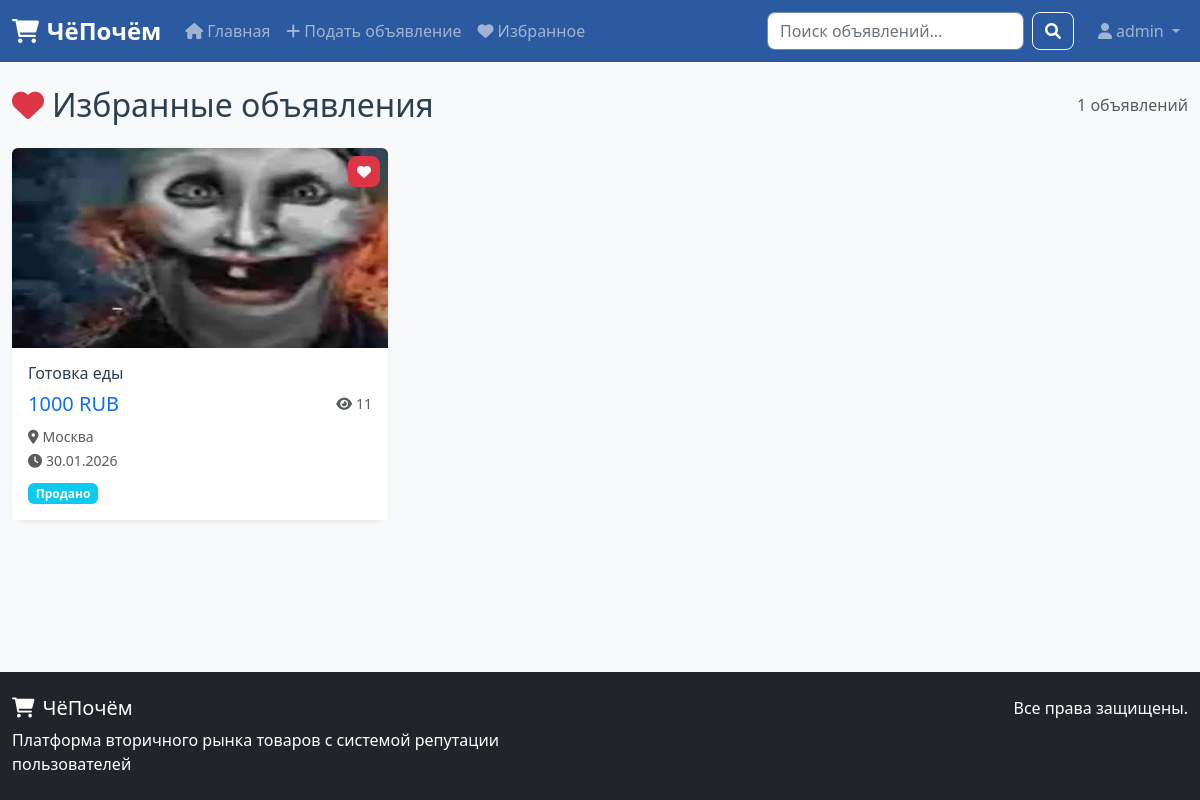
/favorites/ (signed in), run on the app's committed database.
### chepochem_app/models.py (models this page shows, shortened)
class User(AbstractUser):
    email = models.EmailField(unique=True, verbose_name="Электронная почта")
    phone = models.CharField(max_length=20, blank=True, verbose_name="Телефон")
    avatar = models.ImageField(upload_to='avatars/', blank=True, null=True, verbose_name="Аватар")
    is_verified = models.BooleanField(default=False, verbose_name="Подтвержден")
    is_active = models.BooleanField(default=True, verbose_name="Активен")
    role = models.ForeignKey(Role, on_delete=models.SET_DEFAULT, default=1, verbose_name="Роль")
    created_at = models.DateTimeField(default=timezone.now, verbose_name="Дата создания")
    updated_at = models.DateTimeField(default=timezone.now, verbose_name="Дата обновления")
    last_login = models.DateTimeField(blank=True, null=True, verbose_name="Последний вход")
    groups = models.ManyToManyField(
        'auth.Group',
        verbose_name='groups',
        blank=True,
        help_text='The groups this user belongs to.',
        related_name="chepochem_user_set",
        related_query_name="chepochem_user",
    )
    user_permissions = models.ManyToManyField(
        'auth.Permission',
        verbose_name='user permissions',
        blank=True,
        help_text='Specific permissions for this user.',
        related_name="chepochem_user_set",
        related_query_name="chepochem_user",
    )
    class Meta:
        verbose_name = "Пользователь"
        verbose_name_plural = "Пользователи"

class UserFavorite(models.Model):
    user = models.ForeignKey(User, on_delete=models.CASCADE, verbose_name="Пользователь")
    listing = models.ForeignKey(Listing, on_delete=models.CASCADE, verbose_name="Объявление")
    created_at = models.DateTimeField(default=timezone.now, verbose_name="Дата создания")
    class Meta:
        verbose_name = "Избранное объявление"
        verbose_name_plural = "Избранные объявления"
        unique_together = ['user', 'listing']

class Listing(models.Model):
    STATUS_CHOICES = [
        ('draft', 'Черновик'),
        ('pending', 'На модерации'),
        ('active', 'Активно'),
        ('paused', 'Приостановлено'),
        ('sold', 'Продано'),
        ('rejected', 'Отклонено'),
        ('expired', 'Истекло'),
    ]
    CONDITION_CHOICES = [
        ('new', 'Новое'),
        ('used', 'Б/у'),
        ('broken', 'Неисправное'),
        ('excellent', 'Отличное'),
    ]
    CURRENCY_CHOICES = [
        ('RUB', '₽ RUB (Российский рубль)'),
        ('USD', '$ USD (Доллар США)'),
        ('EUR', '€ EUR (Евро)'),
        ('KZT', '₸ KZT (Тенге)'),
        ('BYN', 'Br BYN (Белорусский рубль)'),
        ('UAH', '₴ UAH (Гривна)'),
    ]
    user = models.ForeignKey(User, on_delete=models.CASCADE, verbose_name="Пользователь")
    category = models.ForeignKey(Category, on_delete=models.CASCADE, verbose_name="Категория")
    title = models.CharField(max_length=255, verbose_name="Заголовок")
    description = models.TextField(verbose_name="Описание")
    price = models.DecimalField(max_digits=12, decimal_places=2, verbose_name="Цена")
    currency = models.CharField(max_length=3, choices=CURRENCY_CHOICES, default='RUB', verbose_name="Валюта")
    condition = models.CharField(max_length=20, choices=CONDITION_CHOICES, default='used', verbose_name="Состояние")
    status = models.CharField(max_length=20, choices=STATUS_CHOICES, default='draft', verbose_name="Статус")
    location = models.CharField(max_length=255, verbose_name="Местоположение")
    latitude = models.DecimalField(max_digits=10, decimal_places=8, blank=True, null=True, verbose_name="Широта")
    longitude = models.DecimalField(max_digits=11, decimal_places=8, blank=True, null=True, verbose_name="Долгота")
    is_negotiable = models.BooleanField(default=True, verbose_name="Торгуется")
    is_urgent = models.BooleanField(default=False, verbose_name="Срочное")
    views_count = models.IntegerField(default=0, verbose_name="Количество просмотров")
    favorites_count = models.IntegerField(default=0, verbose_name="Количество избранных")
    created_at = models.DateTimeField(default=timezone.now, verbose_name="Дата создания")
    updated_at = models.DateTimeField(default=timezone.now, verbose_name="Дата обновления")
    published_at = models.DateTimeField(blank=True, null=True, verbose_name="Дата публикации")
    expires_at = models.DateTimeField(blank=True, null=True, verbose_name="Дата истечения")
    class Meta:
        verbose_name = "Объявление"
        verbose_name_plural = "Объявления"
        ordering = ['-created_at']

class ListingImage(models.Model):
    listing = models.ForeignKey(Listing, on_delete=models.CASCADE, verbose_name="Объявление")
    image = models.ImageField(upload_to='listings/', verbose_name="Изображение")
    thumbnail = models.ImageField(upload_to='listings/thumbnails/', blank=True, null=True, verbose_name="Миниатюра")
    alt_text = models.CharField(max_length=255, blank=True, verbose_name="Альтернативный текст")
    sort_order = models.IntegerField(default=0, verbose_name="Порядок сортировки")
    is_primary = models.BooleanField(default=False, verbose_name="Основное")
    created_at = models.DateTimeField(default=timezone.now, verbose_name="Дата создания")
    class Meta:
        verbose_name = "Изображение объявления"
        verbose_name_plural = "Изображения объявлений"
        ordering = ['sort_order']

### chepochem_app/views.py (the view)
# urls.py: path('favorites/', views.favorites, name='favorites'),
@login_required
def favorites(request):
    favorites = UserFavorite.objects.filter(
        user=request.user,
        listing__isnull=False  # Исключаем удаленные объявления
    ).select_related('listing', 'listing__user', 'listing__category').order_by('-created_at')
    paginator = Paginator(favorites, 12)
    page_number = request.GET.get('page')
    page_obj = paginator.get_page(page_number)
    context = {
        'page_obj': page_obj,
    }
    return render(request, 'chepochem_app/favorites.html', context)

### templates/chepochem_app/favorites.html (shortened to what this page needs)
{% extends 'chepochem_app/base.html' %}
{% load static %}
{% block content %}
<div class="row">
    <div class="col-12">
        <div class="d-flex justify-content-between align-items-center mb-4">
            <h2 class="mb-0">
                <i class="fas fa-heart text-danger me-2"></i>Избранные объявления
            </h2>
            <span class="text-muted">{{ page_obj.paginator.count }} объявлений</span>
        </div>
        {% if page_obj %}
            <div class="row">
                {% for favorite in page_obj %}
                    {% with listing=favorite.listing %}
                    <div class="col-lg-4 col-md-6 mb-4">
                        <div class="card h-100 listing-card" style="cursor: pointer;" onclick="window.location.href='{% url 'listing_detail' listing.id %}'">
                            <div class="position-relative">
                                {% if listing.listingimage_set.first %}
                                    <img src="{{ listing.listingimage_set.first.image.url }}"
                                         class="card-img-top listing-image"
                                         alt="{{ listing.title }}"
                                         onclick="window.location.href='{% url 'listing_detail' listing.id %}'"
                                         style="cursor: pointer;">
                                {% else %}
                                    <div class="card-img-top listing-image bg-light d-flex align-items-center justify-content-center"
                                         onclick="window.location.href='{% url 'listing_detail' listing.id %}'"
                                         style="cursor: pointer;">
                                        <i class="fas fa-image fa-3x text-muted"></i>
                                    </div>
                                {% endif %}
                                <button class="btn btn-sm btn-danger position-absolute top-0 end-0 m-2 favorite-btn"
                                        data-listing-id="{{ listing.id }}"
                                        title="Удалить из избранного"
                                        onclick="event.stopPropagation();">
                                    <i class="fas fa-heart"></i>
                                </button>
                            </div>
                            <div class="card-body d-flex flex-column">
                                <h6 class="card-title">
                                    <a href="{% url 'listing_detail' listing.id %}" class="text-decoration-none text-dark" onclick="event.stopPropagation();">
                                        {{ listing.title|truncatechars:50 }}
                                    </a>
                                </h6>
                                <div class="mt-auto">
                                    <div class="d-flex justify-content-between align-items-center">
                                        <span class="h5 text-primary mb-0">
                                            {{ listing.price|floatformat:0 }} {{ listing.currency }}
                                        </span>
                                        <small class="text-muted">
                                            <i class="fas fa-eye me-1"></i>{{ listing.views_count }}
                                        </small>
                                    </div>
                                    <div class="mt-2">
                                        <small class="text-muted">
                                            <i class="fas fa-map-marker-alt me-1"></i>{{ listing.location }}
                                        </small>
                                        <br>
                                        <small class="text-muted">
                                            <i class="fas fa-clock me-1"></i>{{ listing.created_at|date:"d.m.Y" }}
                                        </small>
                                    </div>
                                    <div class="mt-2">
                                        <span class="badge bg-{% if listing.status == 'pending' %}warning{% elif listing.status == 'active' %}success{% elif listing.status == 'rejected' %}danger{% elif listing.status == 'sold' %}info{% else %}secondary{% endif %}">
                                            {{ listing.get_status_display }}
                                        </span>
                                    </div>
                                </div>
                            </div>
                        </div>
                    </div>
                    {% endwith %}
                {% endfor %}
            </div>
        {% endif %}
    </div>
</div>
{% endblock %}

### templates/chepochem_app/base.html (shortened to what this page needs)
{% load static %}
<!DOCTYPE html>
<html lang="ru">
<head>
    <link href="https://cdn.jsdelivr.net/npm/bootstrap@5.3.0/dist/css/bootstrap.min.css" rel="stylesheet">
    <link href="https://cdnjs.cloudflare.com/ajax/libs/font-awesome/6.0.0/css/all.min.css" rel="stylesheet">
    <link href="{% static 'css/style.css' %}" rel="stylesheet">
</head>
<body>
    <div class="wrapper" style="min-height: 100vh; display: flex; flex-direction: column;">
    <nav class="navbar navbar-expand-lg navbar-dark" style="background-color: #2c5aa0;">
        <div class="container">
            <a class="navbar-brand fw-bold" href="{% url 'home' %}">
                <i class="fas fa-shopping-cart me-2"></i>ЧёПочём
            </a>
            <div class="collapse navbar-collapse" id="navbarNav">
                <ul class="navbar-nav me-auto">
                    <li class="nav-item">
                        <a class="nav-link" href="{% url 'home' %}">
                            <i class="fas fa-home me-1"></i>Главная
                        </a>
                    </li>
                    {% if user.is_authenticated %}
                        <li class="nav-item">
                            <a class="nav-link" href="{% url 'create_listing' %}">
                                <i class="fas fa-plus me-1"></i>Подать объявление
                            </a>
                        </li>
                        <li class="nav-item">
                            <a class="nav-link" href="{% url 'favorites' %}">
                                <i class="fas fa-heart me-1"></i>Избранное
                            </a>
                        </li>
                    {% endif %}
                </ul>
                <form class="d-flex me-3" method="GET" action="{% url 'home' %}">
                    <input class="form-control me-2" type="search" name="search" placeholder="Поиск объявлений..." value="{{ request.GET.search }}">
                    <button class="btn btn-outline-light" type="submit">
                        <i class="fas fa-search"></i>
                    </button>
                </form>
                <ul class="navbar-nav">
                    {% if user.is_authenticated %}
                        <li class="nav-item dropdown">
                            <a class="nav-link dropdown-toggle" href="#" role="button" data-bs-toggle="dropdown" aria-expanded="false">
                                <i class="fas fa-user me-1"></i>{{ user.username }}
                            </a>
                        </li>
                    {% endif %}
                </ul>
            </div>
        </div>
    </nav>
    <main class="container mt-4">
        {% block content %}{% endblock %}
    </main>
    <footer class="bg-dark text-light py-4 mt-auto">
        <div class="container">
            <div class="row">
                <div class="col-md-6">
                    <h5><i class="fas fa-shopping-cart me-2"></i>ЧёПочём</h5>
                    <p class="mb-0">Платформа вторичного рынка товаров с системой репутации пользователей</p>
                </div>
                <div class="col-md-6 text-md-end">
                    <p class="mb-0">Все права защищены.</p>
                </div>
            </div>
        </div>
    </footer>
    </div>
</body>
</html>

### static/css/style.css (style rules this page uses)
:root { --primary-color: #2c5aa0; --secondary-color: #6c757d; --success-color: #198754; --danger-color: #dc3545; --warning-color: #ffc107; --info-color: #0dcaf0; --light-color: #f8f9fa; --dark-color: #212529; --text-dark: #2c3e50; --text-light: #ffffff; --bg-light: #ffffff; --bg-gray: #f8f9fa; }
html, body { height: 100%; margin: 0; padding: 0; }
body { font-family: 'Segoe UI', Tahoma, Geneva, Verdana, sans-serif; background-color: var(--bg-gray); color: var(--text-dark); }
.wrapper { min-height: 100vh; display: flex; flex-direction: column; }
main { flex: 1; }
footer { margin-top: auto; width: 100%; }
.navbar-brand { font-size: 1.5rem; font-weight: 700; }
.navbar-nav .nav-link { font-weight: 500; transition: color 0.3s ease; }
.listing-card { transition: transform 0.3s ease, box-shadow 0.3s ease; border: none; box-shadow: 0 0.125rem 0.25rem rgba(0, 0, 0, 0.075); }
.listing-image { height: 200px; object-fit: cover; border-radius: 0.375rem 0.375rem 0 0; }
.btn { border-radius: 0.5rem; font-weight: 500; transition: all 0.3s ease; }
.form-control, input[type="text"], input[type="email"], input[type="password"], input[type="tel"], input[type="number"], input[type="search"], textarea, select { border-radius: 0.5rem; border: 1px solid #dee2e6; transition: border-color 0.3s ease, box-shadow 0.3s ease; background-color: #ffffff !important; color: #212529 !important; }
.form-control::placeholder, input::placeholder, textarea::placeholder { color: #6c757d !important; }
.card { border: none; box-shadow: 0 0.125rem 0.25rem rgba(0, 0, 0, 0.075); border-radius: 0.75rem; background-color: var(--bg-light); color: var(--text-dark); }
.card-body { background-color: var(--bg-light); color: var(--text-dark); }
.favorite-btn { transition: all 0.3s ease; }
.text-dark { color: var(--text-dark) !important; }
.text-light { color: var(--text-light) !important; }
.navbar .form-control, .navbar input[type="search"], .navbar input[type="text"] { background-color: #ffffff !important; color: #212529 !important; border: 1px solid rgba(255, 255, 255, 0.3) !important; }
.navbar .form-control::placeholder, .navbar input::placeholder { color: #6c757d !important; }
@media (min-width: 992px) { .container { max-width: 1200px; } }

### data on the page
User: username "admin"
UserFavorite: listing.listingimage_set.first.image (placeholder picture), listing "Готовка еды", listing.price "1000", listing.currency "RUB", listing.views_count "11", listing.location "Москва", listing.created_at "30.01.2026", listing.status "Продано"

### other printed values
{{ page_obj.paginator.count }} "1"
